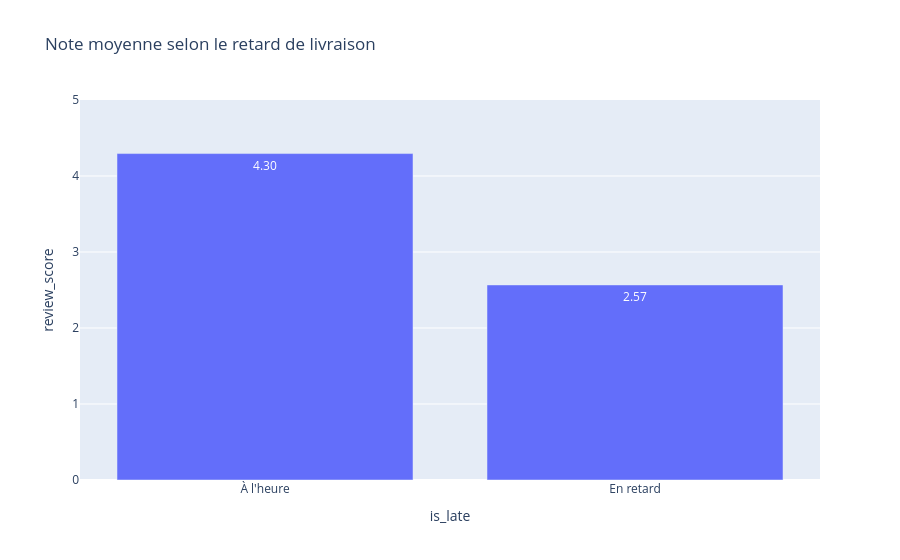

Notebook source saved alongside this figure:
### Code cell
rev = df.dropna(subset=["review_score"]).drop_duplicates("order_id")
late = rev.groupby("is_late", as_index=False)["review_score"].mean()
late["is_late"] = late["is_late"].map({False: "À l'heure", True: "En retard"})

fig = px.bar(late, x="is_late", y="review_score", text_auto=".2f",
             title="Note moyenne selon le retard de livraison")
fig.update_yaxes(range=[0, 5])
fig.show()
print("Part des commandes en retard :", f"{rev['is_late'].mean():.1%}")

### Figure 1 — Plotly figure (JSON) as saved in the notebook; plotly's stock layout.template omitted (floating-point values rounded to 4 significant figures)
{"data": [{"hovertemplate": "is_late=%{x}<br>review_score=%{y}<extra></extra>", "legendgroup": "", "marker": {"color": "#636efa", "pattern": {"shape": ""}}, "name": "", "orientation": "v", "showlegend": false, "textposition": "auto", "texttemplate": "%{y:.2f}", "type": "bar", "x": ["À l'heure", "En retard"], "xaxis": "x", "y": [4.295, 2.567], "yaxis": "y"}], "layout": {"barmode": "relative", "legend": {"tracegroupgap": 0}, "title": {"text": "Note moyenne selon le retard de livraison"}, "xaxis": {"anchor": "y", "domain": [0, 1], "title": {"text": "is_late"}}, "yaxis": {"anchor": "x", "domain": [0, 1], "range": [0, 5], "title": {"text": "review_score"}}}}
